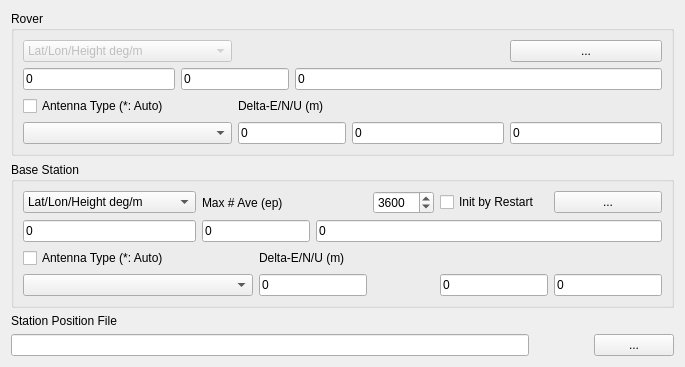
     <widget class="QWidget" name="TabSheet5">
      <property name="toolTip">
       <string/>
      </property>
      <attribute name="title">
       <string>&amp;Positions</string>
      </attribute>
      <layout class="QGridLayout" name="gridLayout_5">
       <item row="0" column="0" rowspan="2" colspan="4">
        <widget class="QGroupBox" name="GroupRovAnt">
         <property name="toolTip">
          <string/>
         </property>
         <property name="title">
          <string>Rover</string>
         </property>
         <layout class="QGridLayout" name="gridLayout_11">
          <item row="0" column="0" colspan="2">
           <widget class="QComboBox" name="RovPosTypeP">
            <property name="enabled">
             <bool>false</bool>
            </property>
            <property name="toolTip">
             <string/>
            </property>
            <item>
             <property name="text">
              <string>Lat/Lon/Height deg/m</string>
             </property>
            </item>
            <item>
             <property name="text">
              <string>Lat/Lon/Height dms/m</string>
             </property>
            </item>
            <item>
             <property name="text">
              <string>X/Y/Z-ECEF m</string>
             </property>
            </item>
           </widget>
          </item>
          <item row="0" column="5">
           <widget class="QPushButton" name="BtnRovPos">
            <property name="enabled">
             <bool>true</bool>
            </property>
            <property name="toolTip">
             <string/>
            </property>
            <property name="text">
             <string>...</string>
            </property>
           </widget>
          </item>
          <item row="1" column="0">
           <widget class="QLineEdit" name="RovPos1">
            <property name="enabled">
             <bool>true</bool>
            </property>
            <property name="toolTip">
             <string/>
            </property>
            <property name="text">
             <string>0</string>
            </property>
           </widget>
          </item>
          <item row="1" column="1" colspan="2">
           <widget class="QLineEdit" name="RovPos2">
            <property name="enabled">
             <bool>true</bool>
            </property>
            <property name="toolTip">
             <string/>
            </property>
            <property name="text">
             <string>0</string>
            </property>
           </widget>
          </item>
          <item row="1" column="3" colspan="3">
           <widget class="QLineEdit" name="RovPos3">
            <property name="enabled">
             <bool>true</bool>
            </property>
            <property name="toolTip">
             <string/>
            </property>
            <property name="text">
             <string>0</string>
            </property>
           </widget>
          </item>
          <item row="2" column="0" colspan="2">
           <widget class="QCheckBox" name="RovAntPcv">
            <property name="toolTip">
             <string/>
            </property>
            <property name="text">
             <string>Antenna Type (*: Auto)</string>
            </property>
            <property name="checked">
             <bool>false</bool>
            </property>
           </widget>
          </item>
          <item row="2" column="2" colspan="3">
           <widget class="QLabel" name="LabelRovAntD">
            <property name="enabled">
             <bool>true</bool>
            </property>
            <property name="toolTip">
             <string/>
            </property>
            <property name="text">
             <string>Delta-E/N/U (m)</string>
            </property>
           </widget>
          </item>
          <item row="3" column="0" colspan="2">
           <widget class="QComboBox" name="RovAnt">
            <property name="enabled">
             <bool>true</bool>
            </property>
            <property name="toolTip">
             <string/>
            </property>
           </widget>
          </item>
          <item row="3" column="2" colspan="2">
           <widget class="QLineEdit" name="RovAntE">
            <property name="enabled">
             <bool>true</bool>
            </property>
            <property name="toolTip">
             <string/>
            </property>
            <property name="text">
             <string>0</string>
            </property>
           </widget>
          </item>
          <item row="3" column="4">
           <widget class="QLineEdit" name="RovAntN">
            <property name="enabled">
             <bool>true</bool>
            </property>
            <property name="toolTip">
             <string/>
            </property>
            <property name="text">
             <string>0</string>
            </property>
           </widget>
          </item>
          <item row="3" column="5">
           <widget class="QLineEdit" name="RovAntU">
            <property name="enabled">
             <bool>true</bool>
            </property>
            <property name="toolTip">
             <string/>
            </property>
            <property name="text">
             <string>0</string>
            </property>
           </widget>
          </item>
         </layout>
        </widget>
       </item>
       <item row="1" column="1">
        <widget class="QLabel" name="Label4">
         <property name="enabled">
          <bool>true</bool>
         </property>
         <property name="toolTip">
          <string/>
         </property>
         <property name="text">
          <string/>
         </property>
        </widget>
       </item>
       <item row="2" column="0" colspan="4">
        <widget class="QGroupBox" name="GroupRefAnt">
         <property name="toolTip">
          <string/>
         </property>
         <property name="title">
          <string>Base Station</string>
         </property>
         <layout class="QGridLayout" name="gridLayout_10">
          <item row="3" column="0" colspan="2">
           <widget class="QComboBox" name="RefAnt">
            <property name="enabled">
             <bool>true</bool>
            </property>
            <property name="toolTip">
             <string/>
            </property>
           </widget>
          </item>
          <item row="2" column="0" colspan="2">
           <widget class="QCheckBox" name="RefAntPcv">
            <property name="toolTip">
             <string/>
            </property>
            <property name="text">
             <string>Antenna Type (*: Auto)</string>
            </property>
            <property name="checked">
             <bool>false</bool>
            </property>
           </widget>
          </item>
          <item row="2" column="2" colspan="4">
           <widget class="QLabel" name="LabelRefAntD">
            <property name="enabled">
             <bool>true</bool>
            </property>
            <property name="toolTip">
             <string/>
            </property>
            <property name="text">
             <string>Delta-E/N/U (m)</string>
            </property>
           </widget>
          </item>
          <item row="0" column="5">
           <widget class="QCheckBox" name="ChkInitRestart">
            <property name="text">
             <string>Init by Restart</string>
            </property>
           </widget>
          </item>
          <item row="0" column="6">
           <widget class="QPushButton" name="BtnRefPos">
            <property name="enabled">
             <bool>true</bool>
            </property>
            <property name="toolTip">
             <string/>
            </property>
            <property name="text">
             <string>...</string>
            </property>
           </widget>
          </item>
          <item row="1" column="0">
           <widget class="QLineEdit" name="RefPos1">
            <property name="enabled">
             <bool>true</bool>
            </property>
            <property name="toolTip">
             <string/>
            </property>
            <property name="text">
             <string>0</string>
            </property>
           </widget>
          </item>
          <item row="1" column="1" colspan="2">
           <widget class="QLineEdit" name="RefPos2">
            <property name="enabled">
             <bool>true</bool>
            </property>
            <property name="toolTip">
             <string/>
            </property>
            <property name="text">
             <string>0</string>
            </property>
           </widget>
          </item>
          <item row="1" column="3" colspan="4">
           <widget class="QLineEdit" name="RefPos3">
            <property name="enabled">
             <bool>true</bool>
            </property>
            <property name="toolTip">
             <string/>
            </property>
            <property name="text">
             <string>0</string>
            </property>
           </widget>
          </item>
          <item row="3" column="6">
           <widget class="QLineEdit" name="RefAntU">
            <property name="enabled">
             <bool>true</bool>
            </property>
            <property name="toolTip">
             <string/>
            </property>
            <property name="text">
             <string>0</string>
            </property>
           </widget>
          </item>
          <item row="3" column="2" colspan="2">
           <widget class="QLineEdit" name="RefAntE">
            <property name="enabled">
             <bool>true</bool>
            </property>
            <property name="toolTip">
             <string/>
            </property>
            <property name="text">
             <string>0</string>
            </property>
           </widget>
          </item>
          <item row="3" column="5">
           <widget class="QLineEdit" name="RefAntN">
            <property name="enabled">
             <bool>true</bool>
            </property>
            <property name="toolTip">
             <string/>
            </property>
            <property name="text">
             <string>0</string>
            </property>
           </widget>
          </item>
          <item row="0" column="4">
           <widget class="QSpinBox" name="MaxAveEp">
            <property name="maximum">
             <number>10000</number>
            </property>
            <property name="value">
             <number>3600</number>
            </property>
           </widget>
          </item>
          <item row="0" column="0">
           <widget class="QComboBox" name="RefPosTypeP">
            <property name="enabled">
             <bool>true</bool>
            </property>
            <property name="toolTip">
             <string/>
            </property>
            <item>
             <property name="text">
              <string>Lat/Lon/Height deg/m</string>
             </property>
            </item>
            <item>
             <property name="text">
              <string>Lat/Lon/Height dms/m</string>
             </property>
            </item>
            <item>
             <property name="text">
              <string>X/Y/Z-ECEF m</string>
             </property>
            </item>
            <item>
             <property name="text">
              <string>RTCM Antenna Position</string>
             </property>
            </item>
            <item>
             <property name="text">
              <string>Average of Single Position</string>
             </property>
            </item>
           </widget>
          </item>
          <item row="0" column="1" colspan="3">
           <widget class="QLabel" name="LabelMaxAveEp">
            <property name="text">
             <string>Max # Ave (ep)</string>
            </property>
           </widget>
          </item>
         </layout>
        </widget>
       </item>
       <item row="3" column="0" colspan="2">
        <widget class="QLabel" name="Label30">
         <property name="enabled">
          <bool>true</bool>
         </property>
         <property name="toolTip">
          <string/>
         </property>
         <property name="text">
          <string>Station Position File</string>
         </property>
        </widget>
       </item>
       <item row="4" column="2">
        <widget class="QPushButton" name="BtnStaPosView">
         <property name="enabled">
          <bool>true</bool>
         </property>
         <property name="toolTip">
          <string/>
         </property>
         <property name="icon">
          <iconset resource="../rtkpost_qt/rtkpost_qt.qrc">
           <normaloff>:/buttons/doc.bmp</normaloff>:/buttons/doc.bmp</iconset>
         </property>
         <property name="flat">
          <bool>true</bool>
         </property>
        </widget>
       </item>
       <item row="4" column="0">
        <widget class="QLineEdit" name="StaPosFile">
         <property name="enabled">
          <bool>true</bool>
         </property>
         <property name="toolTip">
          <string/>
         </property>
         <property name="text">
          <string/>
         </property>
        </widget>
       </item>
       <item row="4" column="3">
        <widget class="QPushButton" name="BtnStaPosFile">
         <property name="enabled">
          <bool>true</bool>
         </property>
         <property name="toolTip">
          <string/>
         </property>
         <property name="text">
          <string>...</string>
         </property>
        </widget>
       </item>
      </layout>
     </widget>
